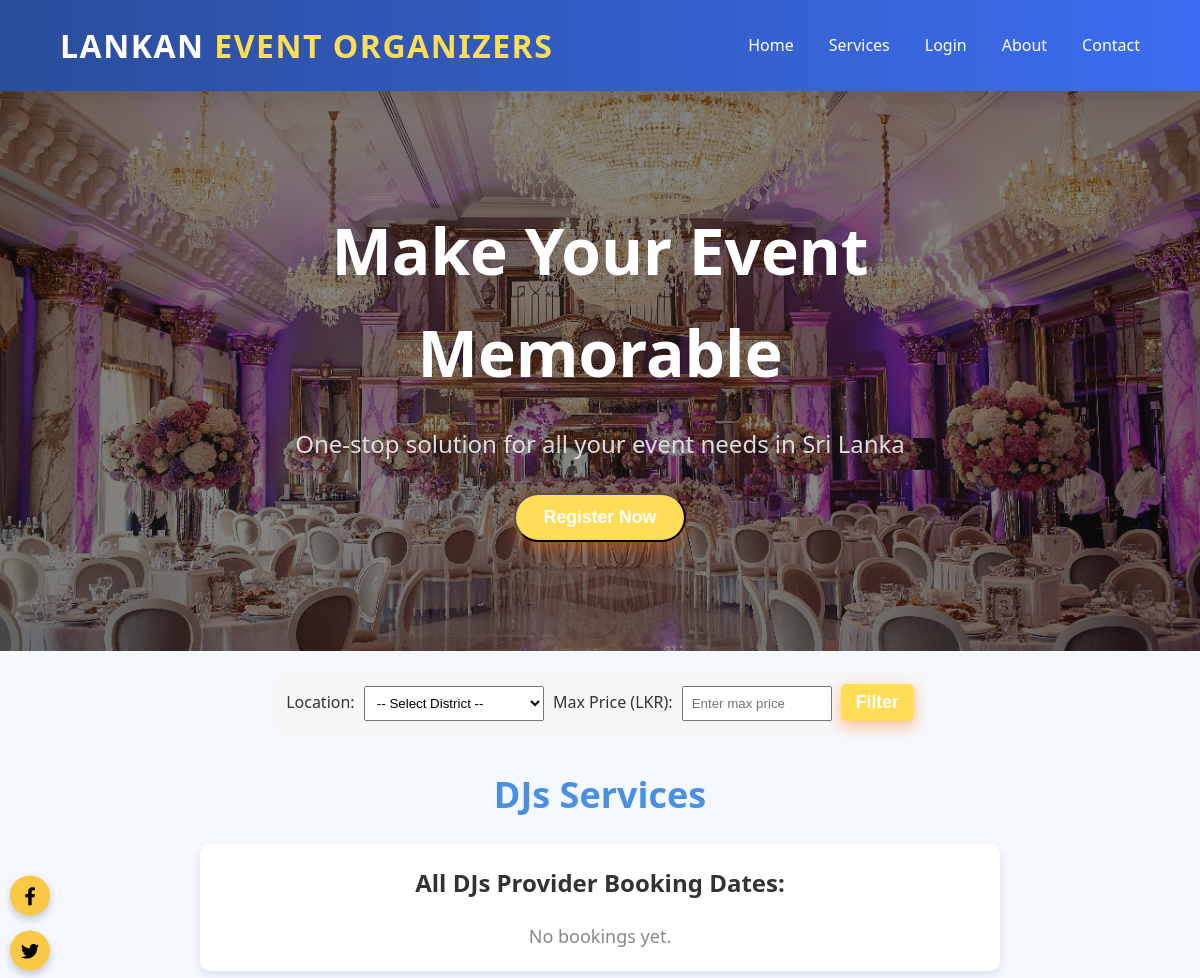
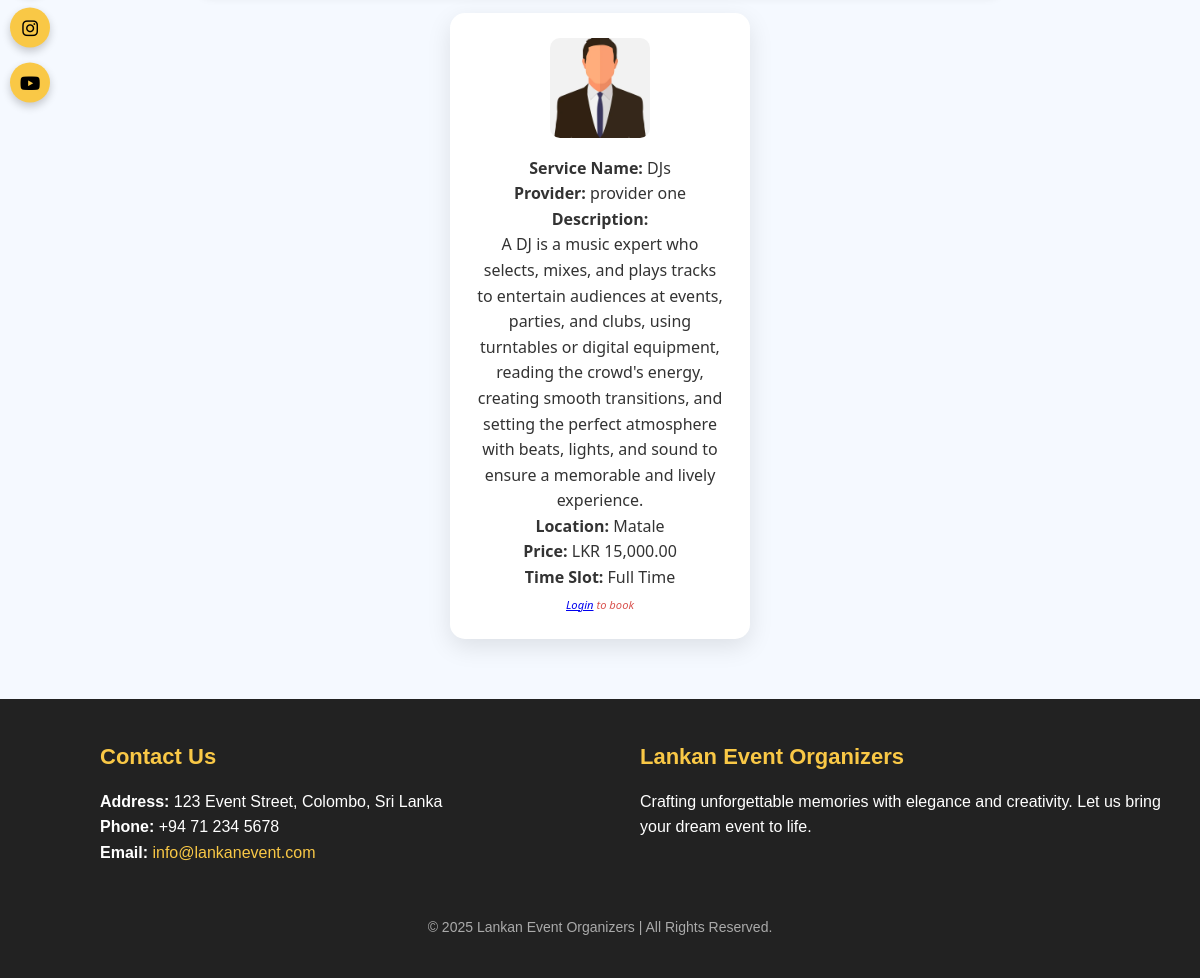
Screenshot of /dj.php with the database file from the repository (2 pictures, top to bottom).
### tables this page shows
CREATE TABLE `services` (
  `id` int(11) NOT NULL,
  `provider_name` varchar(100) DEFAULT NULL,
  `service_name` varchar(100) DEFAULT NULL,
  `description` text DEFAULT NULL,
  `email` varchar(100) DEFAULT NULL,
  `photo` varchar(255) DEFAULT NULL,
  `location` varchar(150) DEFAULT NULL,
  `price` decimal(10,2) DEFAULT NULL,
  `time_slot` varchar(50) DEFAULT NULL
);

### dj.php (the view, shortened to what this page needs)
<?php
include('dbconnect.php');
$isLoggedIn = isset($_SESSION['user_name']);
$query = $conn->prepare("
    SELECT s.provider_name, p.booking_date
    FROM payment p
    JOIN services s ON p.service_id = s.id
    WHERE s.service_name = ? AND p.booking_date IS NOT NULL
    ORDER BY s.provider_name, p.booking_date DESC
");
$service_name = "DJs";
$query->bind_param("s", $service_name);
$query->execute();
$bookedResult = $query->get_result();
$conditions = "service_name = ?";
$params = ["DJs"];
$types = "s";
$sql = "SELECT * FROM services WHERE $conditions";
$stmt = $conn->prepare($sql);
$stmt->bind_param($types, ...$params);
$stmt->execute();
$servicesResult = $stmt->get_result();
?>
<!DOCTYPE html>
<html lang="en">
<head>
    <link rel="stylesheet" href="ourServices.css" />
    <link rel="stylesheet" href="https://cdnjs.cloudflare.com/ajax/libs/font-awesome/6.4.0/css/all.min.css">
</head>
<body>
<nav class="navbar">
    <div class="logo">Lankan <span>Event Organizers</span></div>
    <ul class="nav-links">
        <?php if ($isLoggedIn): ?>
            <li><a href="user_home.php #index">Home</a></li>
        <?php else: ?>
            <li><a href="index.php #index">Home</a></li>
        <?php endif; ?>
        <?php if ($isLoggedIn): ?>
            <li><a href="user_home.php #services">Services</a></li>
        <?php else: ?>
            <li><a href="index.php #services">Services</a></li>
        <?php endif; ?>
        <?php if ($isLoggedIn): ?>
            <li><a href="logout.php">Logout</a></li>
        <?php else: ?>
            <li><a href="login.php">Login</a></li>
        <?php endif; ?>
        <?php if ($isLoggedIn): ?>
            <li><a href="user_home.php #about">About</a></li>
        <?php else: ?>
            <li><a href="index.php #about">About</a></li>
        <?php endif; ?>
        <li><a href="contact.php">Contact</a></li>
    </ul>
</nav>
<?php if ($isLoggedIn): ?>
<section class="hero">
    <div class="hero-content">
        <h1>Make Your Event Memorable</h1>
        <p>One-stop solution for all your event needs in Sri Lanka</p>
        <p>Welcome, <?php echo htmlspecialchars($_SESSION['user_name']); ?>!</p>
    </div>
</section>
<?php else: ?>
<section class="hero">
    <div class="hero-content">
        <h1>Make Your Event Memorable</h1>
        <p>One-stop solution for all your event needs in Sri Lanka</p>
        <button onclick="openModal()" class="btn">Register Now</button>
    </div>
</section>
<?php endif; ?>
<section class="filter-section">
    <form method="GET" action="">
        <label for="location">Location:</label>
        <select name="location" id="location">
            <option value="">-- Select District --</option>
        </select>
        <label for="price">Max Price (LKR):</label>
        <input type="number" name="price" id="price" placeholder="Enter max price" value="<?php echo htmlspecialchars($_GET['price'] ?? ''); ?>">
        <button type="submit" class="btn">Filter</button>
    </form>
</section>
<h2 class="title">DJs Services</h2>
<section class="bookings">
    <h3 class="booking-title">All DJs Provider Booking Dates:</h3>
    <?php
    if ($bookedResult->num_rows > 0):
        $currentProvider = "";
        while ($row = $bookedResult->fetch_assoc()):
            if ($row['provider_name'] !== $currentProvider):
                if ($currentProvider !== "") echo "</ul>";
                $currentProvider = $row['provider_name'];
                echo "<h4 class='provider-name'>" . htmlspecialchars($currentProvider) . "</h4><ul class='booking-list'>";
            endif;
            echo "<li class='booking-date'>" . date("F j, Y", strtotime($row['booking_date'])) . "</li>";
        endwhile;
        echo "</ul>";
    else:
        echo "<p class='no-bookings'>No bookings yet.</p>";
    endif;
    ?>
</section>
<div class="modular-grid">
    <?php while ($row = $servicesResult->fetch_assoc()) { ?>
    <div class="modular-card">
        <div class="modular-info">
        <?php if (!empty($row['photo'])) { ?>
            <img src="<?php echo $row['photo']; ?>" alt="Service Photo" class="modular-img">
        <?php } ?>
            <p><strong>Service Name:</strong> <?php echo htmlspecialchars($row['service_name']); ?></p>
            <p><strong>Provider:</strong> <?php echo htmlspecialchars($row['provider_name']); ?></p>
            <p><strong>Description:</strong><br><?php echo nl2br(htmlspecialchars($row['description'])); ?></p>
            <p><strong>Location:</strong> <?php echo htmlspecialchars($row['location']); ?></p>
            <p><strong>Price:</strong> LKR <?php echo number_format($row['price'], 2); ?></p>
            <p><strong>Time Slot:</strong> <?php echo htmlspecialchars($row['time_slot']); ?></p>
            <?php if ($isLoggedIn): ?>
                <a href="payment.php?service_id=<?php echo $row['id']; ?>" class="modular-book">Book</a>
            <?php else: ?>
                <p class="modular-login"><em><a href="login.php">Login</a> to book</em></p>
            <?php endif; ?>
        </div>
    </div>
    <?php } ?>
</div>
<footer id="contact">
        <div class="footer-container">
            <div class="contact-info">
                <h3>Contact Us</h3>
                <p>
                    <strong>Address:</strong> 123 Event Street, Colombo, Sri Lanka<br />
                    <strong>Phone:</strong> +94 71 234 5678<br />
                    <strong>Email:</strong>
                    <a href="mailto:info@lankanevent.com">info@lankanevent.com</a>
                </p>
            </div>
            <div class="newsletter-signup">
                <h3>Lankan Event Organizers</h3>
                <p>Crafting unforgettable memories with elegance and creativity. Let us bring your dream event to life.</p>
            </div>
        </div>
        <div class="social-icons-vertical">
            <a href="https://facebook.com/lankanevent" target="_blank" class="social-icon" aria-label="Facebook">
                <i class="fab fa-facebook-f"></i>
            </a>
            <a href="https://twitter.com/lankanevent" target="_blank" class="social-icon" aria-label="Twitter">
                <i class="fab fa-twitter"></i>
            </a>
            <a href="https://instagram.com/lankanevent" target="_blank" class="social-icon" aria-label="Instagram">
                <i class="fab fa-instagram"></i>
            </a>
            <a href="https://youtube.com/lankanevent" target="_blank" class="social-icon" aria-label="YouTube">
                <i class="fab fa-youtube"></i>
            </a>
        </div>
        <div class="footer-copy">
            &copy; 2025 Lankan Event Organizers | All Rights Reserved.
        </div>
    </footer>
</body>
</html>

### rows the page displays
services: photo (picture), service_name "DJs", provider_name "provider one", description "A DJ is a music expert who selects, mixes, and plays tracks to entertain audiences at events, parties, and clubs, using turntables or digital equipment, reading the crowd's energy, creating smooth transitions, and setting the perfect atmosphere with beats, lights, and sound to ensure a memorable and lively experience.", location "Matale", price "15,000.00", time_slot "Full Time"
